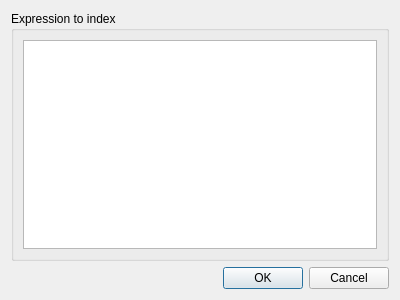
<?xml version="1.0" encoding="UTF-8"?>
<ui version="4.0">
 <class>IndexExprColumnDialog</class>
 <widget class="QDialog" name="IndexExprColumnDialog">
  <property name="geometry">
   <rect>
    <x>0</x>
    <y>0</y>
    <width>400</width>
    <height>300</height>
   </rect>
  </property>
  <property name="windowTitle">
   <string>Indexed expression</string>
  </property>
  <layout class="QGridLayout" name="gridLayout">
   <item row="0" column="0">
    <widget class="QGroupBox" name="indexExprGroup">
     <property name="title">
      <string>Expression to index</string>
     </property>
     <layout class="QHBoxLayout" name="horizontalLayout">
      <item>
       <widget class="SqlEditor" name="sqlEditor"/>
      </item>
     </layout>
    </widget>
   </item>
   <item row="1" column="0">
    <widget class="QDialogButtonBox" name="buttonBox">
     <property name="orientation">
      <enum>Qt::Horizontal</enum>
     </property>
     <property name="standardButtons">
      <set>QDialogButtonBox::Cancel|QDialogButtonBox::Ok</set>
     </property>
    </widget>
   </item>
  </layout>
 </widget>
 <customwidgets>
  <customwidget>
   <class>SqlEditor</class>
   <extends>QPlainTextEdit</extends>
   <header>sqleditor.h</header>
  </customwidget>
 </customwidgets>
 <resources/>
 <connections>
  <connection>
   <sender>buttonBox</sender>
   <signal>accepted()</signal>
   <receiver>IndexExprColumnDialog</receiver>
   <slot>accept()</slot>
   <hints>
    <hint type="sourcelabel">
     <x>248</x>
     <y>254</y>
    </hint>
    <hint type="destinationlabel">
     <x>157</x>
     <y>274</y>
    </hint>
   </hints>
  </connection>
  <connection>
   <sender>buttonBox</sender>
   <signal>rejected()</signal>
   <receiver>IndexExprColumnDialog</receiver>
   <slot>reject()</slot>
   <hints>
    <hint type="sourcelabel">
     <x>316</x>
     <y>260</y>
    </hint>
    <hint type="destinationlabel">
     <x>286</x>
     <y>274</y>
    </hint>
   </hints>
  </connection>
 </connections>
</ui>
